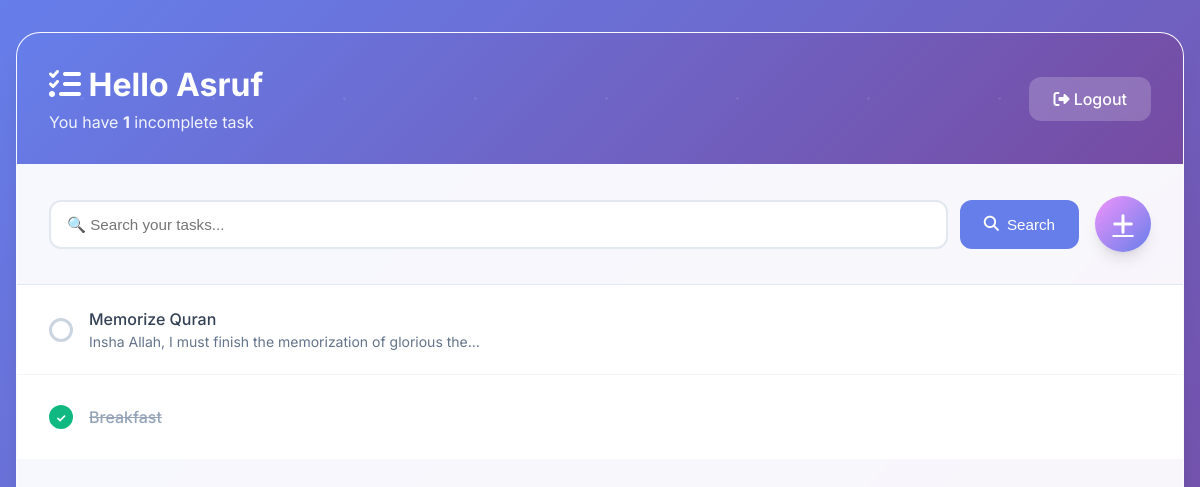
The page / (signed in) on the database as committed earlier.
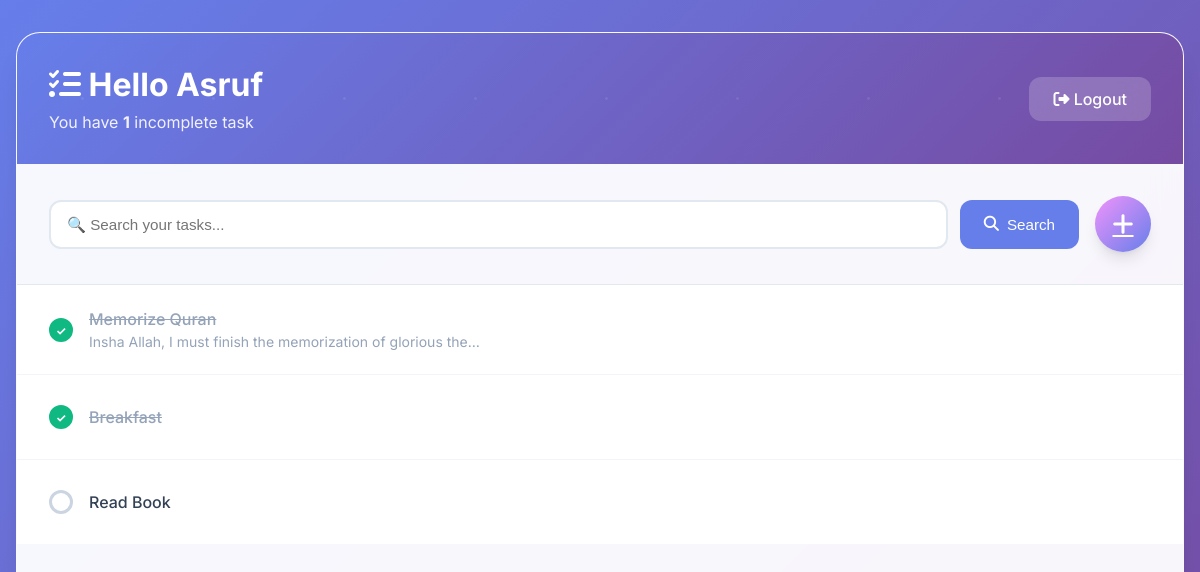
The same page on the database as committed later.
### base/models.py (models this page shows, shortened)
class Task(models.Model):
    user = models.ForeignKey(
        User, on_delete=models.CASCADE, null=True, blank=True)
    title = models.CharField(max_length=200)
    description = models.TextField(null=True, blank=True)
    complete = models.BooleanField(default=False)
    created = models.DateTimeField(auto_now_add=True)
    class Meta:
        order_with_respect_to = 'user'

### base/views.py (the view)
# urls.py: path('', TaskList.as_view(), name='tasks'),
class TaskList(LoginRequiredMixin, ListView):
    model = Task
    context_object_name = 'tasks'
    def get_context_data(self, **kwargs):
        context = super().get_context_data(**kwargs)
        context['tasks'] = context['tasks'].filter(user=self.request.user)
        context['count'] = context['tasks'].filter(complete=False).count()
        search_input = self.request.GET.get('search-area') or ''
        if search_input:
            context['tasks'] = context['tasks'].filter(
                title__contains=search_input)
        context['search_input'] = search_input
        return context

### base/templates/base/task_list.html (shortened to what this page needs)
{% extends 'base/main.html' %}
{% block content %}
<div class="header-bar">
    <div class="header-content">
        <div>
            <h1><i class="fas fa-tasks"></i> Hello {{request.user|title}}</h1>
            <h3>You have <strong>{{count}}</strong> incomplete task{{ count|pluralize:"s" }}</h3>
        </div>
        {% if request.user.is_authenticated %}
            <a href="{% url 'logout' %}"><i class="fas fa-sign-out-alt"></i> Logout</a>
        {% else %}
            <a href="{% url 'login' %}"><i class="fas fa-sign-in-alt"></i> Login</a>
        {% endif %}
    </div>
</div>
<div id="search-add-wrapper">
    <form method="GET" class="search-form">
        <input type="text" name="search-area" class="search-input" placeholder="🔍 Search your tasks..." value="{{search_input}}">
        <button type="submit" class="btn btn-primary">
            <i class="fas fa-search"></i> Search
        </button>
    </form>
    <a href="{% url 'task-create' %}" class="add-btn" title="Add new task">
        <i class="fas fa-plus"></i>
    </a>
</div>
<div id="tasklist" class="task-list">
    {% for task in tasks %}
        <div class="task-wrapper {% if task.complete %}task-complete{% endif %}" data-position="{{task.pk}}">
            <div class="task-content">
                <div class="task-checkbox"></div>
                <div class="task-text">
                    <a href="{% url 'task-update' task.id %}">{{task.title}}</a>
                    {% if task.description %}
                        <p class="task-description">{{task.description|truncatechars:60}}</p>
                    {% endif %}
                </div>
            </div>
        </div>
    {% endfor %}
</div>
{% endblock content %}

Rows that differ between the two databases and show on the page:
changed Task "Memorize Quran": complete False → True (drawn)
added Task: title "Read Book", complete False (drawn)
